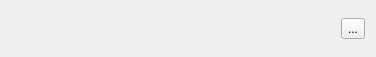
<?xml version="1.0" encoding="UTF-8"?>
<ui version="4.0">
 <class>SecondaryToolbar</class>
 <widget class="QWidget" name="SecondaryToolbar">
  <property name="geometry">
   <rect>
    <x>0</x>
    <y>0</y>
    <width>376</width>
    <height>57</height>
   </rect>
  </property>
  <property name="windowTitle">
   <string>Form</string>
  </property>
  <layout class="QHBoxLayout" name="horizontalLayout">
   <item>
    <spacer name="horizontalSpacer">
     <property name="orientation">
      <enum>Qt::Horizontal</enum>
     </property>
     <property name="sizeHint" stdset="0">
      <size>
       <width>309</width>
       <height>20</height>
      </size>
     </property>
    </spacer>
   </item>
   <item>
    <widget class="QToolButton" name="openSettins_toolButton">
     <property name="text">
      <string>...</string>
     </property>
     <property name="icon">
      <iconset resource="../../../DATA/common.qrc">
       <normaloff>:/images/icons/common/settings.svg</normaloff>:/images/icons/common/settings.svg</iconset>
     </property>
     <property name="iconSize">
      <size>
       <width>32</width>
       <height>32</height>
      </size>
     </property>
    </widget>
   </item>
  </layout>
 </widget>
 <resources>
  <include location="../../../DATA/common.qrc"/>
 </resources>
 <connections/>
</ui>
